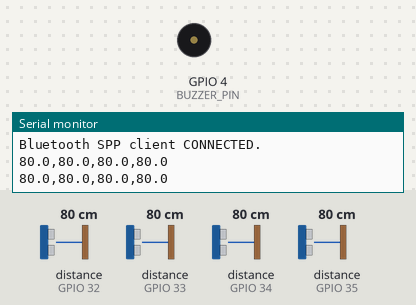
This sketch was run on a simulated ESP32. Shown: buzzer (waves = sounding, pin HIGH), the last lines printed to the serial monitor. Wiring (inferred from the names in the program): 4 × ultrasonic range finder: trigger GPIO 5, echo GPIO 34 / trigger GPIO 18, echo GPIO 35 / trigger GPIO 19, echo GPIO 32 / trigger GPIO 21, echo GPIO 33. The test bench sets the inputs (shaded band); at power-on: distance to the obstacle (sensors on GPIO 32, GPIO 33, GPIO 34, GPIO 35) 80 cm. The echo pulse lasts 58.3 µs per cm; nothing arrives over Bluetooth unless stated; pins used as bus, display or sensor lines are not drawn.

Above: at 1.7 s.
1.8 s: distance to the obstacle (sensor on GPIO 32) set to 23 cm
3.3 s: distance to the obstacle (sensor on GPIO 32) set to 19 cm
At 4.7 s:
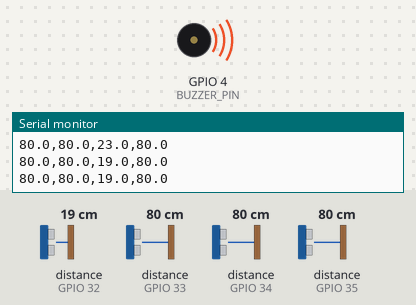
5.1 s: distance to the obstacle (sensor on GPIO 32) set to 35 cm
At 6.1 s:
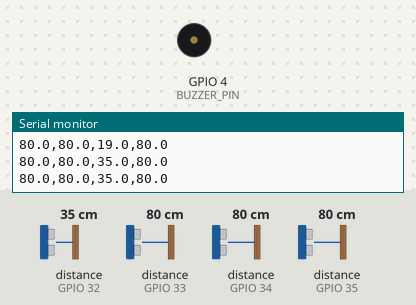
6.9 s: distance to the obstacle (sensor on GPIO 32) set to 2 cm
At 7.7 s:
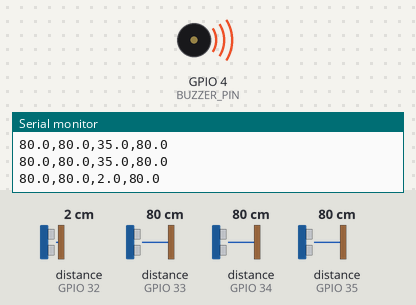
Timing chart, 0 to 9.7 s (numbered marks = the images above; inputs shaded):
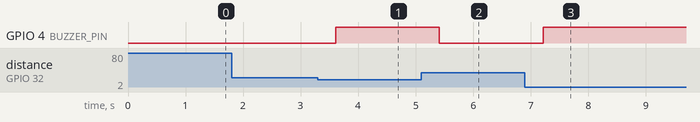

Measured:
- the behaviour switches between 21 and 20 cm on distance to the obstacle (sensor on GPIO 32) (found by bisection; images 0 and 1)
- after the input at 3.3 s, GPIO 4 (BUZZER_PIN): LOW → HIGH after 0.31 s
- after the input at 5.1 s, GPIO 4 (BUZZER_PIN): HIGH → LOW after 0.31 s
- after the input at 6.9 s, GPIO 4 (BUZZER_PIN): LOW → HIGH after 0.32 s

The sketch:

SMART_SHOE_CLASSIC.ino
```cpp
/*
  SMART SHOE - Classic Bluetooth SPP firmware
  Board: original ESP32 / ESP32-D0WD-V3 (not ESP32-S3)
  CSV protocol: front,left,right,lower followed by newline.
  HC-SR04 ECHO must be reduced to 3.3V with a voltage divider.
*/
#include <Arduino.h>
#include "BluetoothSerial.h"

#if !defined(CONFIG_BT_ENABLED) || !defined(CONFIG_BLUEDROID_ENABLED)
#error "Classic Bluetooth is unavailable. Select an original ESP32 board, not ESP32-S3."
#endif

BluetoothSerial SerialBT;

// Original sensor pin mapping - retained
#define FRONT_TRIG 5
#define FRONT_ECHO 34
#define LEFT_TRIG 18
#define LEFT_ECHO 35
#define RIGHT_TRIG 19
#define RIGHT_ECHO 32
#define LOWER_TRIG 21
#define LOWER_ECHO 33
#define BUZZER_PIN 4

const float INVALID_DISTANCE = 999.0f;
const float ALERT_DISTANCE_CM = 20.0f;
const uint32_t ECHO_TIMEOUT_US = 30000UL;
const uint32_t SENSOR_GAP_MS = 60;
const uint32_t BT_SEND_INTERVAL_MS = 500;
const uint32_t SERIAL_PRINT_INTERVAL_MS = 1000;

float frontDistance = INVALID_DISTANCE;
float leftDistance = INVALID_DISTANCE;
float rightDistance = INVALID_DISTANCE;
float lowerDistance = INVALID_DISTANCE;
uint32_t lastBtSend = 0;
uint32_t lastSerialPrint = 0;
bool previousBtClientState = false;
uint32_t lastBtStatusPrint = 0;

float readDistance(uint8_t trigPin, uint8_t echoPin) {
  digitalWrite(trigPin, LOW);
  delayMicroseconds(3);
  digitalWrite(trigPin, HIGH);
  delayMicroseconds(10);
  digitalWrite(trigPin, LOW);

  const uint32_t duration = pulseIn(echoPin, HIGH, ECHO_TIMEOUT_US);
  if (duration == 0) return INVALID_DISTANCE;

  const float cm = (duration * 0.0343f) / 2.0f;
  if (cm < 2.0f || cm > 400.0f) return INVALID_DISTANCE;
  return cm;
}

void readAllSensors() {
  frontDistance = readDistance(FRONT_TRIG, FRONT_ECHO);
  delay(SENSOR_GAP_MS);
  leftDistance = readDistance(LEFT_TRIG, LEFT_ECHO);
  delay(SENSOR_GAP_MS);
  rightDistance = readDistance(RIGHT_TRIG, RIGHT_ECHO);
  delay(SENSOR_GAP_MS);
  lowerDistance = readDistance(LOWER_TRIG, LOWER_ECHO);
  delay(SENSOR_GAP_MS);
}

void updateBuzzer() {
  const bool obstacle =
    frontDistance < ALERT_DISTANCE_CM ||
    leftDistance < ALERT_DISTANCE_CM ||
    rightDistance < ALERT_DISTANCE_CM ||
    lowerDistance < ALERT_DISTANCE_CM;
  // Assumes an active-HIGH active buzzer module.
  digitalWrite(BUZZER_PIN, obstacle ? HIGH : LOW);
}

void sendSensorData() {
  // Same CSV packet is available over USB Serial and Bluetooth SPP.
  // The bridge ignores non-CSV boot messages if the board prints any.
  Serial.printf("%.1f,%.1f,%.1f,%.1f\n",
                frontDistance, leftDistance,
                rightDistance, lowerDistance);

  if (SerialBT.hasClient()) {
    SerialBT.printf("%.1f,%.1f,%.1f,%.1f\n",
                    frontDistance, leftDistance,
                    rightDistance, lowerDistance);
  }
}

void setup() {
  Serial.begin(115200);
  delay(500);

  pinMode(FRONT_TRIG, OUTPUT); pinMode(FRONT_ECHO, INPUT);
  pinMode(LEFT_TRIG, OUTPUT);  pinMode(LEFT_ECHO, INPUT);
  pinMode(RIGHT_TRIG, OUTPUT); pinMode(RIGHT_ECHO, INPUT);
  pinMode(LOWER_TRIG, OUTPUT); pinMode(LOWER_ECHO, INPUT);
  pinMode(BUZZER_PIN, OUTPUT);
  digitalWrite(BUZZER_PIN, LOW);

  digitalWrite(FRONT_TRIG, LOW);
  digitalWrite(LEFT_TRIG, LOW);
  digitalWrite(RIGHT_TRIG, LOW);
  digitalWrite(LOWER_TRIG, LOW);

  Serial.println("\nSMART SHOE - CLASSIC BLUETOOTH SPP");
  if (!SerialBT.begin("SmartShoe")) {
    Serial.println("ERROR: Classic Bluetooth SPP could not start.");
    while (true) { digitalWrite(BUZZER_PIN, LOW); delay(1000); }
  }
  Serial.println("SPP started. Pair Windows with: SmartShoe");
  Serial.println("Packet order: front,left,right,lower");
}

void loop() {
  readAllSensors();
  updateBuzzer();

  const uint32_t now = millis();
  const bool btClientConnected = SerialBT.hasClient();
  if (btClientConnected != previousBtClientState) {
    previousBtClientState = btClientConnected;
    Serial.println(btClientConnected ? "Bluetooth SPP client CONNECTED." : "Bluetooth SPP client DISCONNECTED.");
  }
  if (!btClientConnected && now - lastBtStatusPrint >= 5000) {
    lastBtStatusPrint = now;
    Serial.println("Bluetooth waiting for Windows outgoing COM-port connection...");
  }
  if (now - lastBtSend >= BT_SEND_INTERVAL_MS) {
    lastBtSend = now;
    sendSensorData();
  }
}
```
